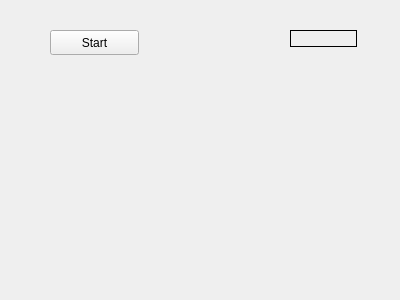
<?xml version="1.0" encoding="UTF-8"?>
<ui version="4.0">
 <class>MainWindow</class>
 <widget class="QMainWindow" name="MainWindow">
  <property name="geometry">
   <rect>
    <x>0</x>
    <y>0</y>
    <width>400</width>
    <height>300</height>
   </rect>
  </property>
  <property name="windowTitle">
   <string>MainWindow</string>
  </property>
  <widget class="QWidget" name="centralWidget">
   <widget class="QPushButton" name="startButton">
    <property name="geometry">
     <rect>
      <x>50</x>
      <y>30</y>
      <width>89</width>
      <height>25</height>
     </rect>
    </property>
    <property name="text">
     <string>Start</string>
    </property>
   </widget>
   <widget class="QLabel" name="label">
    <property name="geometry">
     <rect>
      <x>290</x>
      <y>30</y>
      <width>67</width>
      <height>17</height>
     </rect>
    </property>
    <property name="frameShape">
     <enum>QFrame::Box</enum>
    </property>
    <property name="text">
     <string/>
    </property>
   </widget>
  </widget>
 </widget>
 <layoutdefault spacing="6" margin="11"/>
 <resources/>
 <connections/>
</ui>
